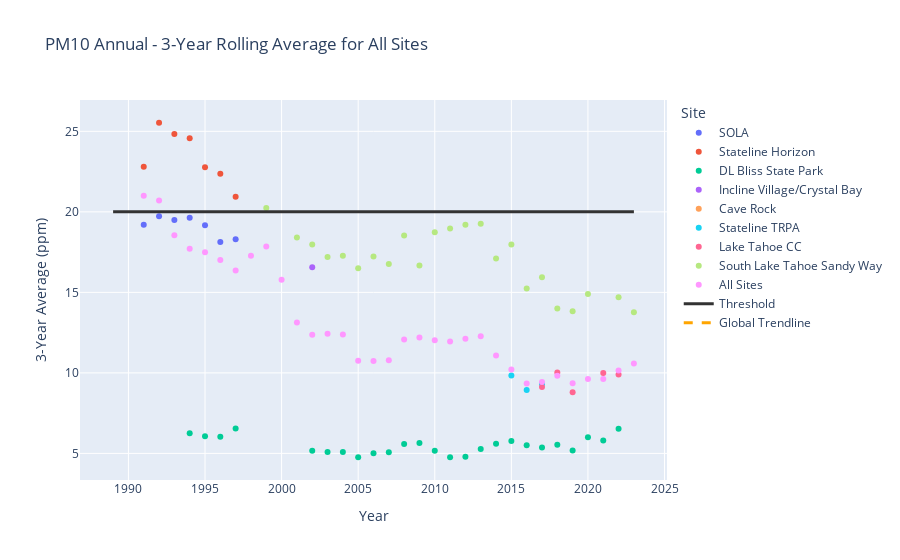

Notebook code for this chart:
### Code cell
import pandas as pd
import plotly.express as px
import plotly.graph_objects as go
from scipy.stats import linregress

# Load the combined data
combined_df = pd.read_csv('C:\\Users\\snewsome\\Documents\\Threshold\\pm10combined_3_year_average.csv')

# Create a scatter plot for all sites' rolling 3-year averages
fig_per_site = px.scatter(
    combined_df,
    x='Year',
    y='3_Year_Average',
    color='Site',
    title='PM10 Annual - 3-Year Rolling Average for All Sites',
    labels={'3_Year_Average': '3-Year Average (ppm)', 'Year': 'Year'},
    hover_data={'Site': True}
)

# Update the hover template for each trace
fig_per_site.update_traces(hovertemplate='<br>%{y:.2f} ppm')

# Add a threshold line across all sites
threshold_value = 20  
fig_per_site.add_trace(go.Scatter(
    x=combined_df['Year'].unique(),  # Unique years for the x-axis
    y=[threshold_value] * len(combined_df['Year'].unique()),  # Threshold line across all years
    name="Threshold",
    line=dict(color='#333333', width=3),
    mode='lines',
    hovertemplate='Threshold:<br>%{y:.2f} ppm<extra></extra>'
))

# Calculate the trendline for all data combined (across all sites)
slope, intercept, r_value, p_value, std_err = linregress(combined_df['Year'], combined_df['3_Year_Average'])

# Create the trendline values for the whole dataset
trendline_y = slope * combined_df['Year'] + intercept

# Add the trendline to the figure
fig_per_site.add_trace(go.Scatter(
    x=combined_df['Year'],
    y=trendline_y,
    name="Global Trendline",
    line=dict(color='orange', width=3, dash='dash'),
    hovertemplate=f'Global Trendline:<br>Slope {slope:.2f}<extra></extra>'
))

# Display the chart
fig_per_site.show()

### Figure 1 — Plotly figure (JSON) as saved in the notebook; plotly's stock layout.template omitted (floating-point values rounded to 4 significant figures; data arrays with more than 128 entries replaced by an {"elided": "..."} marker saying what was removed)
{"data": [{"customdata": [["SOLA"], ["SOLA"], ["SOLA"], ["SOLA"], ["SOLA"], ["SOLA"], ["SOLA"], ["SOLA"], ["SOLA"]], "hovertemplate": "<br>%{y:.2f} ppm", "legendgroup": "SOLA", "marker": {"color": "#636efa", "symbol": "circle"}, "mode": "markers", "name": "SOLA", "orientation": "v", "showlegend": true, "type": "scatter", "x": [1989, 1990, 1991, 1992, 1993, 1994, 1995, 1996, 1997], "xaxis": "x", "y": [null, null, 19.2, 19.73, 19.5, 19.63, 19.17, 18.13, 18.3], "yaxis": "y"}, {"customdata": [["Stateline Horizon"], ["Stateline Horizon"], ["Stateline Horizon"], ["Stateline Horizon"], ["Stateline Horizon"], ["Stateline Horizon"], ["Stateline Horizon"], ["Stateline Horizon"], ["Stateline Horizon"]], "hovertemplate": "<br>%{y:.2f} ppm", "legendgroup": "Stateline Horizon", "marker": {"color": "#EF553B", "symbol": "circle"}, "mode": "markers", "name": "Stateline Horizon", "orientation": "v", "showlegend": true, "type": "scatter", "x": [1989, 1990, 1991, 1992, 1993, 1994, 1995, 1996, 1997], "xaxis": "x", "y": [null, null, 22.8, 25.53, 24.83, 24.57, 22.77, 22.37, 20.93], "yaxis": "y"}, {"customdata": [["DL Bliss State Park"], ["DL Bliss State Park"], ["DL Bliss State Park"], ["DL Bliss State Park"], ["DL Bliss State Park"], ["DL Bliss State Park"], ["DL Bliss State Park"], ["DL Bliss State Park"], ["DL Bliss State Park"], ["DL Bliss State Park"], ["DL Bliss State Park"], ["DL Bliss State Park"], ["DL Bliss State Park"], ["DL Bliss State Park"], ["DL Bliss State Park"], ["DL Bliss State Park"], ["DL Bliss State Park"], ["DL Bliss State Park"], ["DL Bliss State Park"], ["DL Bliss State Park"], ["DL Bliss State Park"], ["DL Bliss State Park"], ["DL Bliss State Park"], ["DL Bliss State Park"], ["DL Bliss State Park"], ["DL Bliss State Park"], ["DL Bliss State Park"], ["DL Bliss State Park"], ["DL Bliss State Park"], ["DL Bliss State Park"], ["DL Bliss State Park"], ["DL Bliss State Park"], ["DL Bliss State Park"]], "hovertemplate": "<br>%{y:.2f} ppm", "legendgroup": "DL Bliss State Park", "marker": {"color": "#00cc96", "symbol": "circle"}, "mode": "markers", "name": "DL Bliss State Park", "orientation": "v", "showlegend": true, "type": "scatter", "x": [1991, 1992, 1993, 1994, 1995, 1996, 1997, 1998, 1999, 2000, 2001, 2002, 2003, 2004, 2005, 2006, 2007, 2008, 2009, 2010, 2011, 2012, 2013, 2014, 2015, 2016, 2017, 2018, 2019, 2020, 2021, 2022, 2023], "xaxis": "x", "y": [null, null, null, 6.251, 6.067, 6.038, 6.539, null, null, null, null, 5.168, 5.091, 5.08, 4.765, 5.008, 5.076, 5.584, 5.647, 5.162, 4.761, 4.791, 5.279, 5.595, 5.763, 5.505, 5.372, 5.535, 5.183, 6, 5.8, 6.533, null], "yaxis": "y"}, {"customdata": [["Incline Village/Crystal Bay"], ["Incline Village/Crystal Bay"], ["Incline Village/Crystal Bay"], ["Incline Village/Crystal Bay"]], "hovertemplate": "<br>%{y:.2f} ppm", "legendgroup": "Incline Village/Crystal Bay", "marker": {"color": "#ab63fa", "symbol": "circle"}, "mode": "markers", "name": "Incline Village/Crystal Bay", "orientation": "v", "showlegend": true, "type": "scatter", "x": [1999, 2000, 2001, 2002], "xaxis": "x", "y": [null, null, null, 16.57], "yaxis": "y"}, {"customdata": [["Cave Rock"], ["Cave Rock"]], "hovertemplate": "<br>%{y:.2f} ppm", "legendgroup": "Cave Rock", "marker": {"color": "#FFA15A", "symbol": "circle"}, "mode": "markers", "name": "Cave Rock", "orientation": "v", "showlegend": true, "type": "scatter", "x": [2000, 2001], "xaxis": "x", "y": [null, null], "yaxis": "y"}, {"customdata": [["Stateline TRPA"], ["Stateline TRPA"], ["Stateline TRPA"], ["Stateline TRPA"], ["Stateline TRPA"]], "hovertemplate": "<br>%{y:.2f} ppm", "legendgroup": "Stateline TRPA", "marker": {"color": "#19d3f3", "symbol": "circle"}, "mode": "markers", "name": "Stateline TRPA", "orientation": "v", "showlegend": true, "type": "scatter", "x": [2013, 2014, 2015, 2016, 2017], "xaxis": "x", "y": [null, null, 9.843, 8.944, 9.304], "yaxis": "y"}, {"customdata": [["Lake Tahoe CC"], ["Lake Tahoe CC"], ["Lake Tahoe CC"], ["Lake Tahoe CC"], ["Lake Tahoe CC"], ["Lake Tahoe CC"], ["Lake Tahoe CC"], ["Lake Tahoe CC"], ["Lake Tahoe CC"], ["Lake Tahoe CC"], ["Lake Tahoe CC"]], "hovertemplate": "<br>%{y:.2f} ppm", "legendgroup": "Lake Tahoe CC", "marker": {"color": "#FF6692", "symbol": "circle"}, "mode": "markers", "name": "Lake Tahoe CC", "orientation": "v", "showlegend": true, "type": "scatter", "x": [2014, 2015, 2016, 2017, 2018, 2019, 2021, 2022, 2023, 2020, 2021], "xaxis": "x", "y": [null, null, null, 9.131, 10.03, 8.803, 10.0, 9.9, null, null, null], "yaxis": "y"}, {"customdata": [["South Lake Tahoe Sandy Way"], ["South Lake Tahoe Sandy Way"], ["South Lake Tahoe Sandy Way"], ["South Lake Tahoe Sandy Way"], ["South Lake Tahoe Sandy Way"], ["South Lake Tahoe Sandy Way"], ["South Lake Tahoe Sandy Way"], ["South Lake Tahoe Sandy Way"], ["South Lake Tahoe Sandy Way"], ["South Lake Tahoe Sandy Way"], ["South Lake Tahoe Sandy Way"], ["South Lake Tahoe Sandy Way"], ["South Lake Tahoe Sandy Way"], ["South Lake Tahoe Sandy Way"], ["South Lake Tahoe Sandy Way"], ["South Lake Tahoe Sandy Way"], ["South Lake Tahoe Sandy Way"], ["South Lake Tahoe Sandy Way"], ["South Lake Tahoe Sandy Way"], ["South Lake Tahoe Sandy Way"], ["South Lake Tahoe Sandy Way"], ["South Lake Tahoe Sandy Way"], ["South Lake Tahoe Sandy Way"], ["South Lake Tahoe Sandy Way"], ["South Lake Tahoe Sandy Way"], ["South Lake Tahoe Sandy Way"], ["South Lake Tahoe Sandy Way"], ["South Lake Tahoe Sandy Way"], ["South Lake Tahoe Sandy Way"], ["South Lake Tahoe Sandy Way"]], "hovertemplate": "<br>%{y:.2f} ppm", "legendgroup": "South Lake Tahoe Sandy Way", "marker": {"color": "#B6E880", "symbol": "circle"}, "mode": "markers", "name": "South Lake Tahoe Sandy Way", "orientation": "v", "showlegend": true, "type": "scatter", "x": [1994, 1996, 1998, 2000, 2002, 2004, 2006, 2008, 2010, 2012, 2014, 2016, 2018, 2020, 2022, 2023, 2021, 1995, 1997, 1999, 2001, 2003, 2005, 2007, 2009, 2011, 2013, 2015, 2017, 2019], "xaxis": "x", "y": [null, null, null, null, 17.97, 17.27, 17.23, 18.53, 18.73, 19.2, 17.1, 15.23, 14, 14.9, 14.7, 13.77, null, null, null, 20.23, 18.4, 17.2, 16.5, 16.77, 16.67, 18.97, 19.27, 17.97, 15.93, 13.83], "yaxis": "y"}, {"customdata": [["All Sites"], ["All Sites"], ["All Sites"], ["All Sites"], ["All Sites"], ["All Sites"], ["All Sites"], ["All Sites"], ["All Sites"], ["All Sites"], ["All Sites"], ["All Sites"], ["All Sites"], ["All Sites"], ["All Sites"], ["All Sites"], ["All Sites"], ["All Sites"], ["All Sites"], ["All Sites"], ["All Sites"], ["All Sites"], ["All Sites"], ["All Sites"], ["All Sites"], ["All Sites"], ["All Sites"], ["All Sites"], ["All Sites"], ["All Sites"], ["All Sites"], ["All Sites"], ["All Sites"], ["All Sites"], ["All Sites"]], "hovertemplate": "<br>%{y:.2f} ppm", "legendgroup": "All Sites", "marker": {"color": "#FF97FF", "symbol": "circle"}, "mode": "markers", "name": "All Sites", "orientation": "v", "showlegend": true, "type": "scatter", "x": [1989, 1990, 1991, 1992, 1993, 1994, 1995, 1996, 1997, 1998, 1999, 2000, 2001, 2002, 2003, 2004, 2005, 2006, 2007, 2008, 2009, 2010, 2011, 2012, 2013, 2014, 2015, 2016, 2017, 2018, 2019, 2020, 2021, 2022, 2023], "xaxis": "x", "y": [null, null, 21, 20.71, 18.54, 17.71, 17.49, 17.01, 16.36, 17.27, 17.85, 15.78, 13.13, 12.36, 12.43, 12.39, 10.75, 10.74, 10.79, 12.08, 12.19, 12.03, 11.95, 12.11, 12.28, 11.08, 10.22, 9.336, 9.435, 9.815, 9.355, 9.622, 9.622, 10.16, 10.59], "yaxis": "y"}, {"hovertemplate": "Threshold:<br>%{y:.2f} ppm<extra></extra>", "line": {"color": "#333333", "width": 3}, "mode": "lines", "name": "Threshold", "type": "scatter", "x": [1989, 1990, 1991, 1992, 1993, 1994, 1995, 1996, 1997, 1998, 1999, 2000, 2001, 2002, 2003, 2004, 2005, 2006, 2007, 2008, 2009, 2010, 2011, 2012, 2013, 2014, 2015, 2016, 2017, 2018, 2019, 2020, 2021, 2022, 2023], "y": [20, 20, 20, 20, 20, 20, 20, 20, 20, 20, 20, 20, 20, 20, 20, 20, 20, 20, 20, 20, 20, 20, 20, 20, 20, 20, 20, 20, 20, 20, 20, 20, 20, 20, 20]}, {"hovertemplate": "Global Trendline:<br>Slope nan<extra></extra>", "line": {"color": "orange", "dash": "dash", "width": 3}, "name": "Global Trendline", "type": "scatter", "x": {"elided": "138 int values"}, "y": {"elided": "138 null values"}}], "layout": {"legend": {"title": {"text": "Site"}, "tracegroupgap": 0}, "title": {"text": "PM10 Annual - 3-Year Rolling Average for All Sites"}, "xaxis": {"anchor": "y", "domain": [0, 1], "title": {"text": "Year"}}, "yaxis": {"anchor": "x", "domain": [0, 1], "title": {"text": "3-Year Average (ppm)"}}}}
